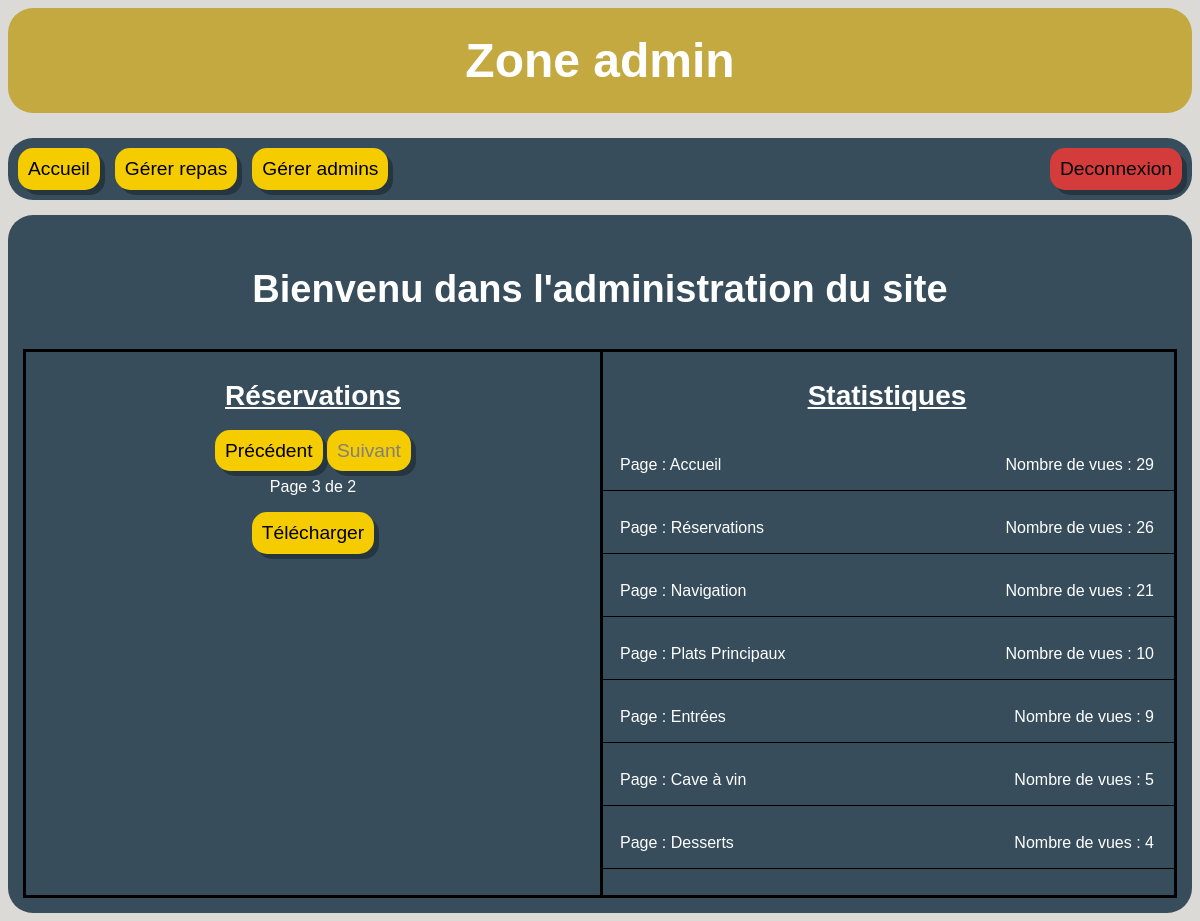
Before: /admin/index.php?page=3 (signed in) with the older database file.
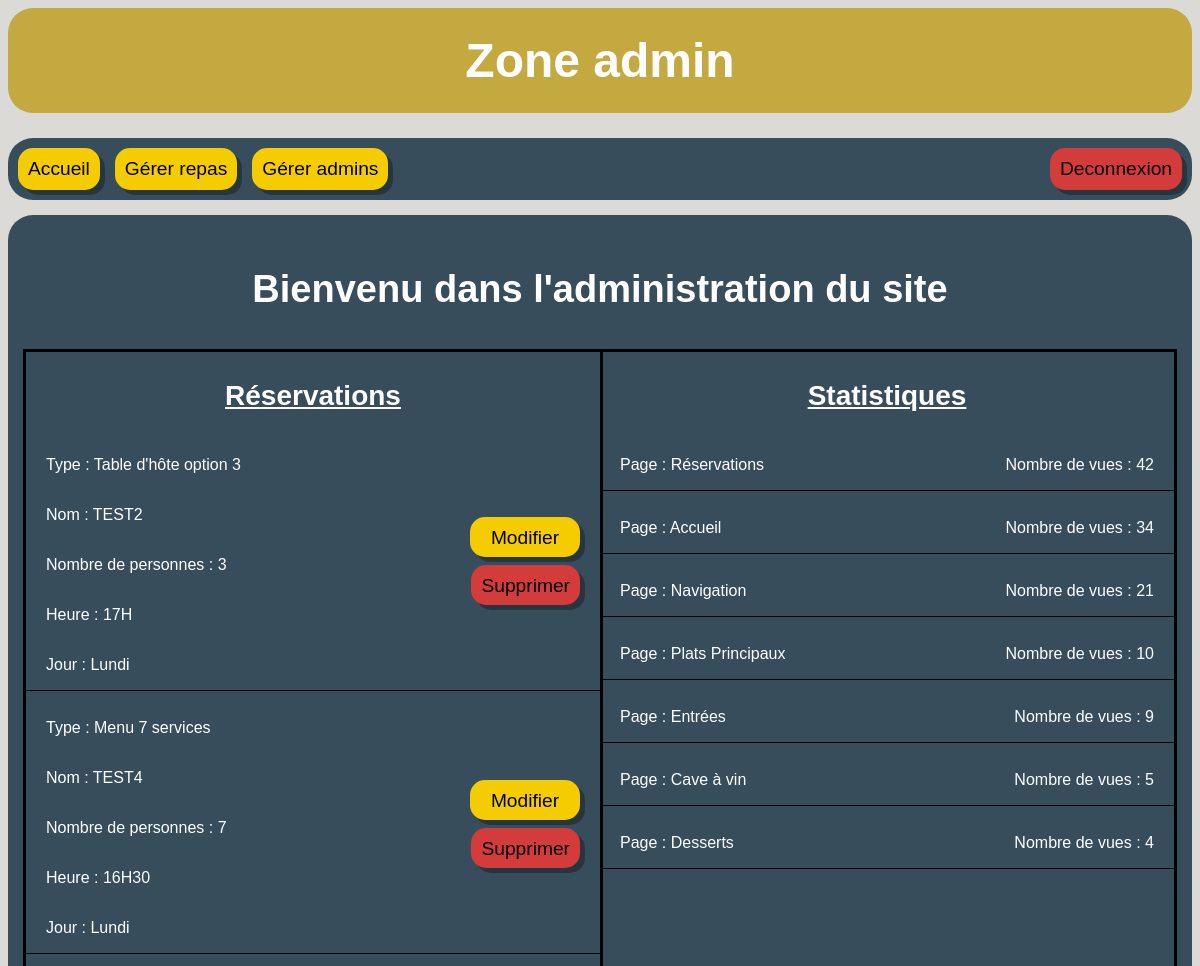
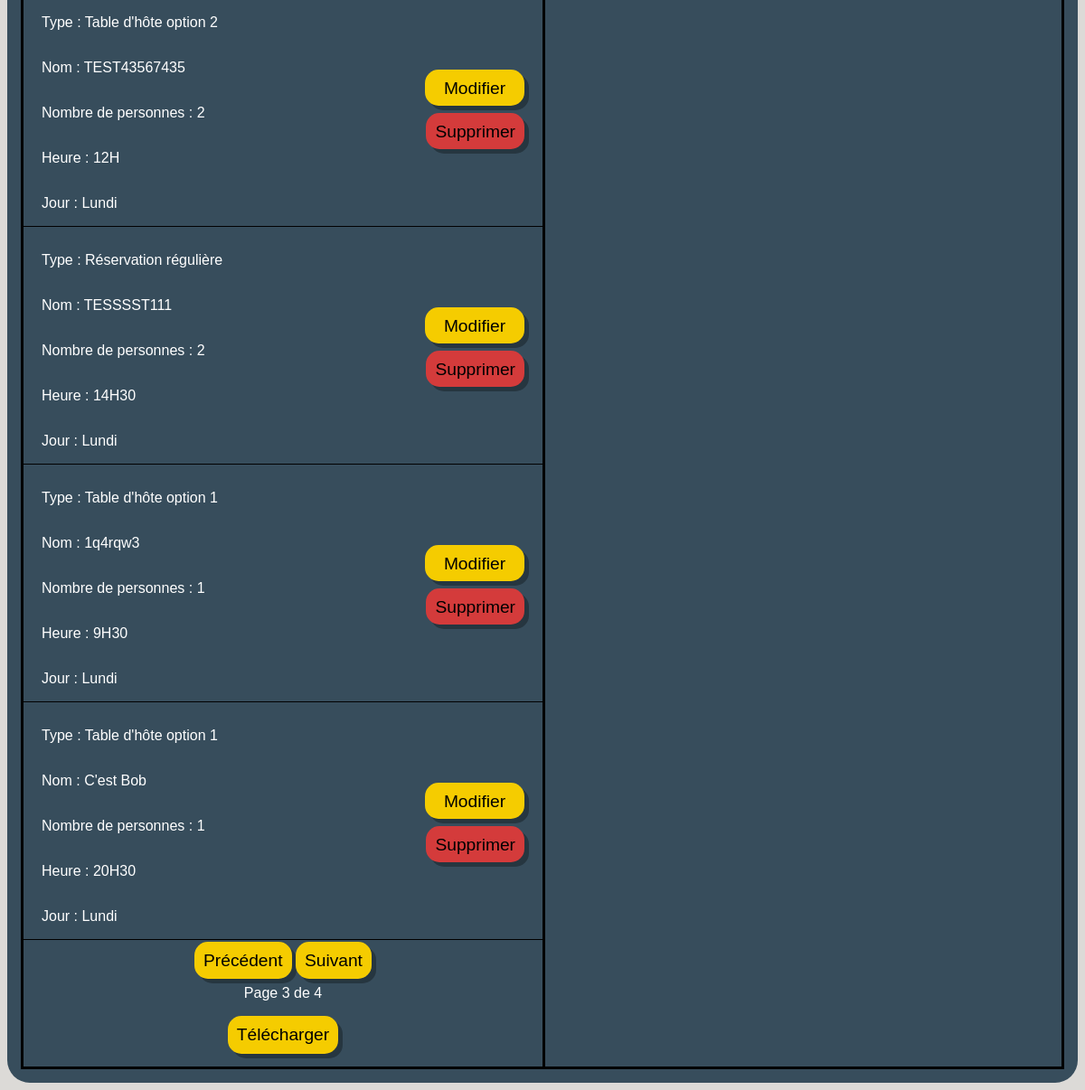
After: the same page with the newer database file (2 pictures, top to bottom).
### tables this page shows
CREATE TABLE "vues" (
	"id"	INTEGER NOT NULL UNIQUE,
	"page"	TEXT NOT NULL UNIQUE,
	"nb"	INTEGER NOT NULL,
	PRIMARY KEY("id" AUTOINCREMENT)
);

CREATE TABLE "reservations" (
	"id"	INTEGER NOT NULL UNIQUE,
	"jour"	TEXT NOT NULL,
	"type"	TEXT NOT NULL,
	"nom"	TEXT NOT NULL,
	"nb"	INTEGER NOT NULL,
	"temps"	TEXT NOT NULL,
	PRIMARY KEY("id" AUTOINCREMENT)
);

### includes/base.php (called while the page is built, shortened)
<?php
include "db.php";
function selectCount($nom_table) {
    global $bdd;
    $stmt = $bdd->prepare("
        SELECT COUNT(*) as nb
        FROM $nom_table
    ");
    $stmt->execute();
    $resultat = $stmt->fetch();
    return $resultat["nb"];
}

### admin/index.php (the view, shortened to what this page needs)
<?php
    include "../includes/base.php";
    $nb_reservations = selectCount("reservations");
    $nb_reservations_par_page = 6;
    $nb_page_reservations_total = ceil($nb_reservations / $nb_reservations_par_page);
    $page_reservations = $_GET["page"] ?? 1;
    $sql = "
    SELECT id, jour, type, nom, nb, temps
    FROM reservations
    LIMIT :limit
    OFFSET :offset
    ";
    $stmt = $bdd->prepare($sql);
    $stmt->execute([
        ":limit" => $nb_reservations_par_page,
        ":offset" => ($page_reservations - 1) * $nb_reservations_par_page
    ]);
    $les_reservations = $stmt->fetchAll();
    $sql = "
    SELECT *
    FROM vues
    ORDER BY nb DESC
    ";
    $stmt = $bdd->prepare($sql);
    $stmt->execute();
    $pages = $stmt->fetchAll();
?>
<!DOCTYPE html>
<html lang="en">
<head>
    <link rel="stylesheet" href="../css/style_admin.css">
</head>
<body>
    <header>
        <h1>Zone admin</h1>
        <nav>
            <a class="changement_page" href="index.php"> Accueil </a>
            <a class="changement_page" href="repas/repas.php"> Gérer repas </a>
            <a class="changement_page" href="employes/gestion_admin.php"> Gérer admins </a>
            <a class="deconnexion" href="deconnexion.php"> Deconnexion </a>
        </nav>
    </header>
    <main>
        <p class="bienvenu">
            Bienvenu dans l'administration du site
        </p>
        <div class="conteneur">
            <div class="reservations">
                <p class="titre-section">Réservations</p>
                <?php foreach ($les_reservations as $une_reservation): ?>
                    <div class="une-reservation">
                        <div class="reservation-infos">
                            <p class="res-type">Type : <?= $une_reservation["type"]?></p>
                            <p class="res-nom">Nom : <?= $une_reservation["nom"]?></p>
                            <p class="res-nb">Nombre de personnes : <?= $une_reservation["nb"]?></p>
                            <p class="res-heure">Heure : <?= $une_reservation["temps"]?></p>
                            <p class="res-jour">Jour : <?= $une_reservation["jour"]?></p>
                        </div>
                        <div class="btn-reservation">
                            <a class="modifier" href="modifier_reservation.php?id=<?= $une_reservation['id']?>">Modifier</a>
                            <a class="supprimer" href="index.php?supprimer=<?= $une_reservation['id']?>">Supprimer</a>
                        </div>
                    </div>
                <?php endforeach ?>
                <div class="boutons">
                    <?php if ($page_reservations > 1): ?>
                        <a class="btn-reserver" href="index.php?page=<?= $page_reservations - 1?>">Précédent</a>
                    <?php else: ?>
                        <a href="" class="inactif">Précédent</a>
                    <?php endif ?>
                    <?php if ($page_reservations < $nb_page_reservations_total): ?>
                        <a class="btn-reserver" href="index.php?page=<?= $page_reservations + 1?>">Suivant</a>
                    <?php else: ?>
                        <a href="" class="inactif">Suivant</a>
                    <?php endif ?>
                </div>
                <p>Page <?= $page_reservations ?> de <?= $nb_page_reservations_total ?></p>
                <form action="telechargerCSV.php" method="post">
                    <button class="telecharger" type="submit">Télécharger</button>
                </form>
            </div>
            <div class="statistiques">
                <p class="titre-section">Statistiques</p>
                <?php foreach ($pages as $page): ?>
                    <div class="une-statistique">
                        <p>Page : <?= $page["page"] ?></p>
                        <p class="nb-vues"> Nombre de vues : <?= $page["nb"] ?></p>
                    </div>
                <?php endforeach ?>
            </div>
        </div>
    </main>
</body>
</html>

### css/style_admin.css (style rules this page uses)
body { font-family: Arial, Helvetica, sans-serif; background-color: #dcdad7; }
header { text-align: center; }
h1 { margin: 0 0 25px 0; color: #fff; background-color: #C3A93F; padding: 25px; border-radius: 25px; text-align: center; font-size: 48px; }
nav { background-color: #374d5c; padding: 10px; border-radius: 25px; display: flex; justify-content: center; gap: 15px; margin-bottom: 15px; }
.titre-section { font-size: 28px; font-weight: bold; text-decoration: underline; }
.une-reservation, .une-statistique { display: flex; justify-content: space-between; align-items: center; border-bottom: 1px solid black; margin-bottom: 12px; padding: 0 20px; }
.une-reservation a { height: 20px; }
a.modifier { width: 90px; }
a, input.modifier, input.ajouter { border: none; padding: 10px; border-radius: 15px; text-decoration: none; color: black; font-size: larger; box-shadow: 5px 5px #0000004e; }
.bienvenu { text-align: center; font-size: 38px; font-weight: bold; }
.telecharger { border: none; padding: 10px; border-radius: 15px; text-decoration: none; color: black; font-size: larger; box-shadow: 5px 5px #0000004e; background-color: #F5CC00; }
a.inactif { color: grey; opacity: 0.5f; text-decoration: none; pointer-events: none; }

Changed rows visible on the page:
added reservations: type "Table d'hôte option 3", nom "TEST2", nb "3", temps "17H", jour "Lundi"
added reservations: type "Menu 7 services", nom "TEST4", nb "7", temps "16H30", jour "Lundi"
added reservations: type "Table d'hôte option 2", nom "TEST43567435", nb "2", temps "12H", jour "Lundi"
added reservations: type "Réservation régulière", nom "TESSSST111", nb "2", temps "14H30", jour "Lundi"
added reservations: type "Table d'hôte option 1", nom "1q4rqw3", nb "1", temps "9H30", jour "Lundi"
added reservations: type "Table d'hôte option 1", nom "C'est Bob", nb "1", temps "20H30", jour "Lundi"
changed vues "Réservations": nb "26" → "42"; moves up the list
changed vues "Accueil": nb "29" → "34"
Other visible differences:
$nb_page_reservations_total: "2" → "4"
